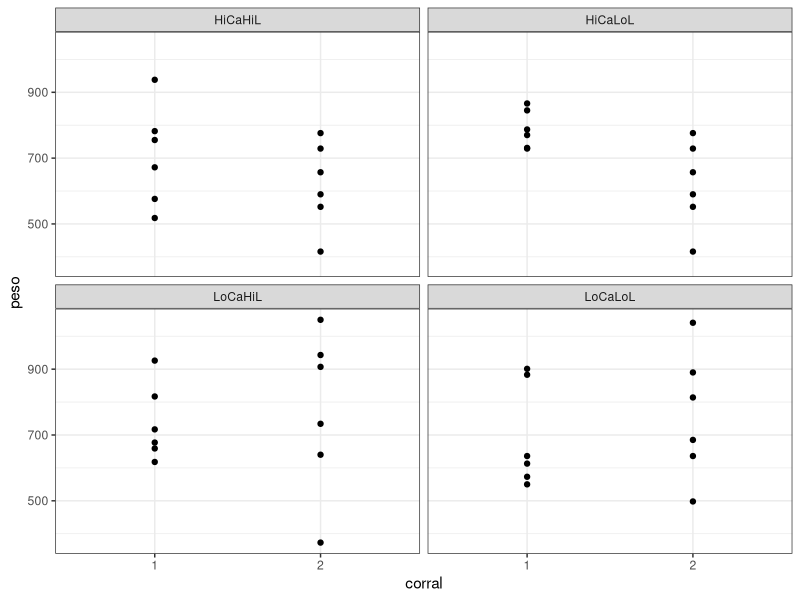

Here is the R script that generated this plot:
## ---- chunk 1
knitr::opts_chunk$set(echo = TRUE, warning = FALSE, message = FALSE, 
                      comment = NA, fig.align = "center", out.width = "75%")
## ---- chunk 2
# Librerías
library(readxl)
library(tidyverse)
## ---- chunk 3
pollos <- tibble(
          peso = c(573,636,883,550,613,901,1041,814,498,890,636,685,
                   618,926,717,677,659,817,943,640,373,907,734,1050,
                   731,845,866,729,770,787,416,729,590,552,776,657,
                   518,782,938,755,672,576,416,729,590,552,776,657),
          tratamiento = factor(rep(c("LoCaLoL", "LoCaHiL", "HiCaLoL","HiCaHiL"), each = 12)),
          corral = factor(rep(c("1", "2"), each = 6, times = 4))
        )
## ---- chunk 4
ggplot(pollos, aes(x = corral, y = peso))+
  geom_point()+
  facet_wrap(~tratamiento)+
  theme_bw()
## ---- chunk 5
# Tabla ANOVA
anova <- aov(peso ~ tratamiento/corral, pollos)
summary(anova)

# Modelo estimado
m1 <- lm(peso ~ tratamiento/corral, pollos)
summary(m1)

